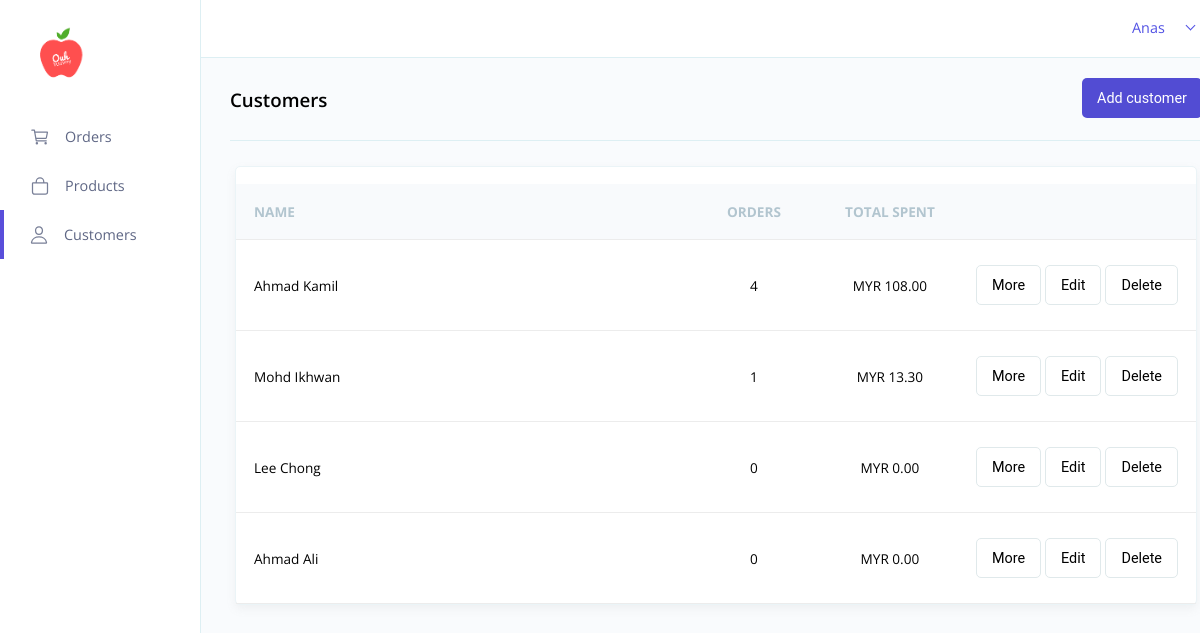
Page /customers/customers.php (signed in) on the committed database.
### tables this page shows
CREATE TABLE `users` (
  `user_id` int(11) NOT NULL,
  `first_name` varchar(50) NOT NULL,
  `last_name` varchar(100) NOT NULL,
  `phone_number` int(11) NOT NULL,
  `email` varchar(100) NOT NULL,
  `password` varchar(255) NOT NULL,
  `level` varchar(255) NOT NULL,
  `address` varchar(255) DEFAULT NULL,
  `address2` varchar(255) DEFAULT NULL,
  `city` varchar(100) DEFAULT NULL,
  `state` varchar(100) DEFAULT NULL,
  `zip_code` int(11) DEFAULT NULL,
  `registered_date` datetime DEFAULT current_timestamp()
);

### customers/customers.php (the view, shortened to what this page needs)
<?php
require_once "../config.php";
$sql = "SELECT * FROM users WHERE level = 'CUSTOMER'";
$result = mysqli_query($link, $sql);
if(mysqli_num_rows($result) > 0) {
    $users = mysqli_fetch_all($result, MYSQLI_ASSOC);
} else {
    $users = "";
}
$sql = "SELECT * FROM orders";
$result = mysqli_query($link, $sql);
if(mysqli_num_rows($result) > 0) {
    $orders = mysqli_fetch_all($result, MYSQLI_ASSOC);
} else {
    $orders = "";
}
$sql = "SELECT * FROM order_detail";
$result = mysqli_query($link, $sql);
if(mysqli_num_rows($result) > 0) {
    $orderDetails = mysqli_fetch_all($result, MYSQLI_ASSOC);
} else {
    $orderDetails = "";
}
$sql = "SELECT * FROM product";
$result = mysqli_query($link, $sql);
if(mysqli_num_rows($result) > 0) {
    $products = mysqli_fetch_all($result, MYSQLI_ASSOC);
} else {
    $products = "";
}
?>
<!DOCTYPE html>
<html lang="en">
<head>
    <link rel="stylesheet" href="../global.css?v=<?php echo time(); ?>">
    <link rel="stylesheet" href="./customers.css?v=<?php echo time(); ?>">
</head>
<body>
    <div id="mySidenav" class="sidenav">
        <div>
            <a class="logo" href="../home/home.php">
                <img class="shop-logo" src="../images/yummy-logo.png" alt="">
            </a>
        </div>
        <div class="navs">
            <a href="../orders/orders.php" id="order" class="row nav-item tablinks">
                <div>
                    <ion-icon class="ion-icon" name="cart-outline"></ion-icon>
                </div>
                <div>
                    <p>Orders</p>
                </div>
            </a>
            <a href="../products/products.php" class="row nav-item tablinks">
                <div>
                    <ion-icon class="ion-icon" name="bag-outline"></ion-icon>
                </div>
                <div>
                    <p>Products</p>
                </div>
            </div>
            <a href="../customers/customers.php" class="row nav-item tablinks active">
                <div>
                    <ion-icon class="ion-icon logo-active" name="person-outline"></ion-icon>
                </div>
                <div>
                    <p class="text-active">Customers</p>
                </div>
            </a>
        </div>
    <section id="main">
        <nav class="main-nav">
            <div class="nav-item justify-content-end">
                <div class="custom-select" onclick="selectMenu()">
                    <select name="profile" id="profile-menu">
                        <option value="username"><?php echo htmlspecialchars($_SESSION["username"]); ?></option>
                    </select>
                </div>
            </div>
        </nav>
        <div id="overview" class="tabcontent">
            <div class="row">
                <div class="col-6">
                    <h3>Customers</h3>
                </div>
                <div class="col-6">
                    <button id="test1" onclick="openCustomerForm()" class="btn-purple float-right" style="margin-top: 10px;">Add customer</button>
                </div>
            </div>
            <div class="div-line"></div>
            <?php if (!empty($users)) : ?>
                <div class="card card-table content">
                    <div>
                    </div>
                    <table>
                        <thead>
                            <tr class="bg-gray">
                                <th>NAME</th>
                                <th class="w-100">ORDERS</th>
                                <th class="w-100">TOTAL SPENT</th>
                                <th class="w-30">&nbsp;</th>
                            </tr>
                        </thead>
                        <tbody>
                            <?php foreach ($users as $user) : ?>
                                <tr>
                                    <td>
                                        <?php echo $user['first_name'] . ' ' . $user['last_name'] ?>
                                    </td>
                                    <td class="w-100">
                                        <?php $total_order = 0; ?>
                                        <?php foreach ($orders as $order) : ?>
                                            <?php if($user['user_id'] == $order['user_id']) : ?>
                                                <?php $total_order++ ?>
                                            <?php endif; ?>
                                        <?php endforeach; ?>
                                        <?php echo $total_order ?>
                                    </td>
                                    <td class="w-100">
                                        <?php $total_spent = 0; ?>
                                        <?php foreach ($orders as $order) : ?>
                                            <?php foreach ($orderDetails as $orderDetail) : ?>
                                                <?php foreach ($products as $product) : ?>
                                                    <?php if($order['user_id'] == $user['user_id']) : ?>
                                                        <?php if($product['product_id'] == $orderDetail['product_id'] && $orderDetail['order_id'] == $order['order_id']) : ?>
                                                            <?php $total_spent += $product['price'] * $orderDetail['order_quantity'] + $order['shipping_cost']; ?>
                                                        <?php endif; ?>
                                                    <?php endif; ?>
                                                <?php endforeach; ?>
                                            <?php endforeach; ?>
                                        <?php endforeach; ?>
                                        MYR <?php echo number_format((float)$total_spent, 2, '.', '') ?>
                                    </td>
                                    <td class="w-30">
                                        <div class="row">
                                            <?php
                                                $data = array($user['user_id'], $user['address'], $user['address2'], $user['city'], $user['zip_code'], $user['phone_number']);
                                                echo "<button onclick='openModalDetail(" . json_encode($data) . ")' class='btn-outline'>More</button>";
                                            ?>
                                            <button onclick="goToEdit(<?php echo $user['user_id']; ?>)" class="btn-outline" style="margin: 7px 4px;">Edit</button>
                                            <button onclick="openModalDelete(<?php echo $user['user_id']; ?>)" class="btn-outline mr-5">Delete</button>
                                        </div>
                                    </td>
                                </tr>
                            <?php endforeach; ?>
                        </tbody>
                    </table>
                </div>
            <?php endif; ?>
        </div>
    </section>
</body>
</html>

### global.css (style rules this page uses)
html, body { font-family: "Open Sans", sans-serif; overflow-x: hidden; margin: 0; padding: 0; }
.row { display: flex; flex-direction: row; }
.col-6 { width: 50%; }
.mr-5 { margin-right: 5px; }
.float-right { float: right; }
.justify-content-end { display: flex; justify-content: flex-end; }
.card { padding: 40px; border-radius: 5px; background-color: white; box-shadow: rgba(148, 148, 148, 0.1) 0px 4px 10px; }
.btn-purple { width: fit-content; height: 40px; color: white; outline: none; border: none; font-size: 0.9rem; border-radius: 5px; padding: 0px 15px; cursor: pointer; margin: 7px 0px; font-family: "Roboto", sans-serif; background-color: #524cd3; }
.btn-outline { width: fit-content; height: 40px; color: black; outline: none; border: 1px solid rgb(224, 233, 235); font-size: 0.9rem; border-radius: 5px; padding: 0px 15px; cursor: pointer; margin: 7px 0px; font-family: "Roboto", sans-serif; background-color: #ffffff; }
.div-line { width: 100%; height: 10px; border-bottom: 1px solid #ddeff3; }
.sidenav { height: 100%; width: 200px; position: fixed; z-index: 1; top: 0; background-color: white; overflow-x: hidden; transition: 0.5s; border-right: 1px solid #ddeff3; padding-top: 20px; }
.sidenav .logo { margin: 20px 25px; }
.sidenav .logo .shop-logo { width: 60px; margin-left: 5px; }
.sidenav .navs { margin-top: 20px; }
.sidenav a { text-decoration: none; font-size: 0.9rem; color: #787f97; transition: 0.3s; }
.sidenav .nav-item { width: 100%; float: left; cursor: pointer; }
.sidenav .ion-icon { margin-left: 15px; margin-top: 5px; }
.sidenav p { color: #5f6785; font-size: 0.9rem; margin-top: 15px; margin-left: 5px; }
.tablinks { transition: 0.3s; border-left: 5px solid transparent; }
.active { border-left: 4px solid #594eda; }
.ion-icon { color: #787f97; width: 20px; height: 20px; padding: 10px; margin: 0 auto; }
#main { width: 86%; transition: margin-left 0.5s; margin-top: -20px; margin-left: 200px; }
#main .main-nav { padding: 10px; border-bottom: 1px solid #ddeff3; }
#main .main-nav .nav-item { font-size: 0.9rem; margin-top: 18px; margin-right: 14px; }
#main .main-nav .nav-item select { text-align: end; width: fit-content; border: 0; margin: 10px; }
.tabcontent { min-height: 100vh; background-color: #f9fbfd; padding: 10px 30px; border: 0; }
.tabcontent h3 { font-weight: 600; }
.content { margin: 25px 0px; }
.custom-select { position: relative; width: 100px; }
.custom-select select { display: none; }

### customers/customers.css (style rules this page uses)
.card-table { padding: 0; margin: 25px 5px; border: 1px solid #ebf4f7; }
table { width: 100%; margin-top: -5px; }
th { color: #b2c5cf; text-align: start; }
table, td, th { font-size: .85rem; border-bottom: 1px solid #ececec; border-collapse: collapse; padding: 18px; }
.bg-gray { background-color: #F8FAFC; }
.w-30 { width: 30px; }
.w-100 { width: 100px; text-align: center; }

### rows in the picture
users: first_name "Ahmad", last_name "Kamil", total_order "4", total_spent "108.00"
users: first_name "Mohd", last_name "Ikhwan", total_order "1", total_spent "13.30"
users: first_name "Lee", last_name "Chong", total_order "0", total_spent "0.00"
users: first_name "Ahmad", last_name "Ali", total_order "0", total_spent "0.00"

### other values in the picture
$_SESSION["username"] "Anas"
